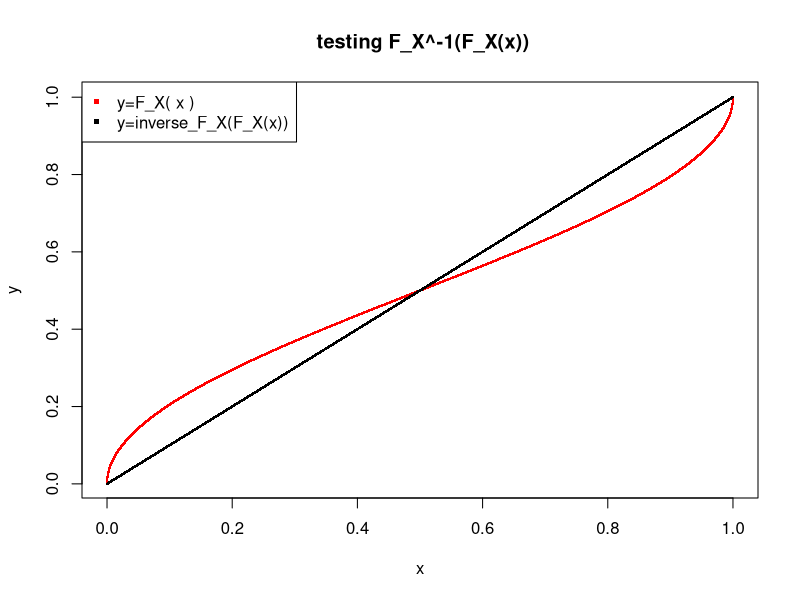
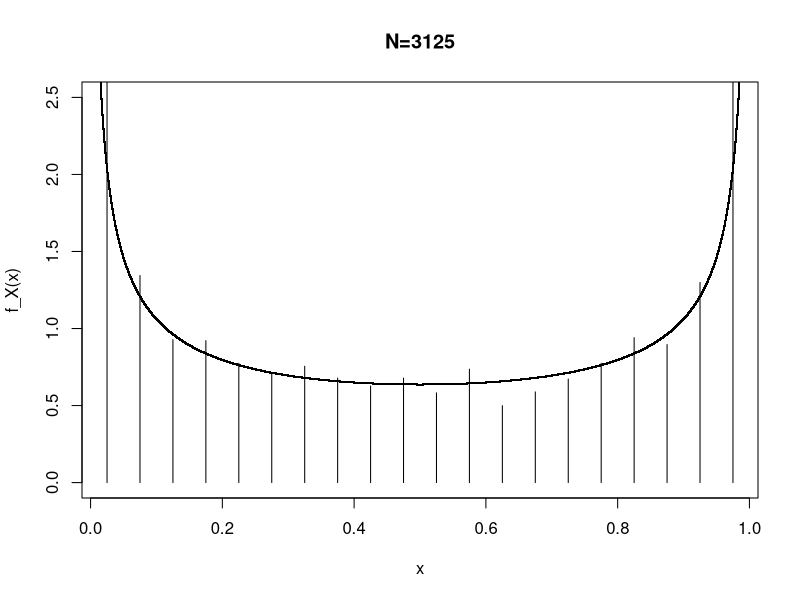
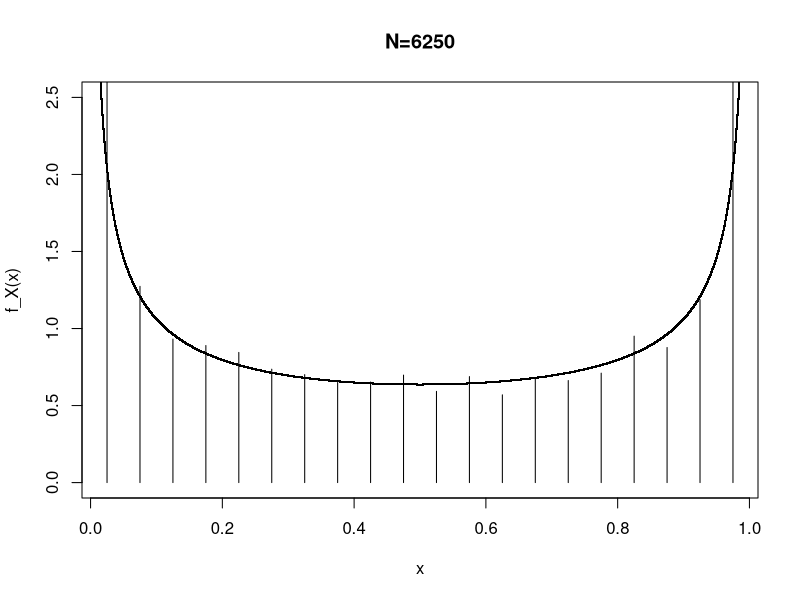
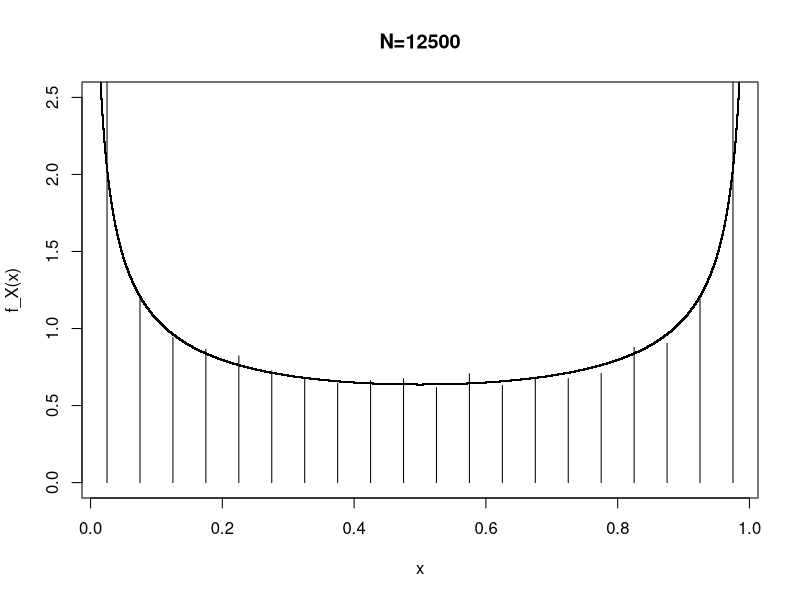
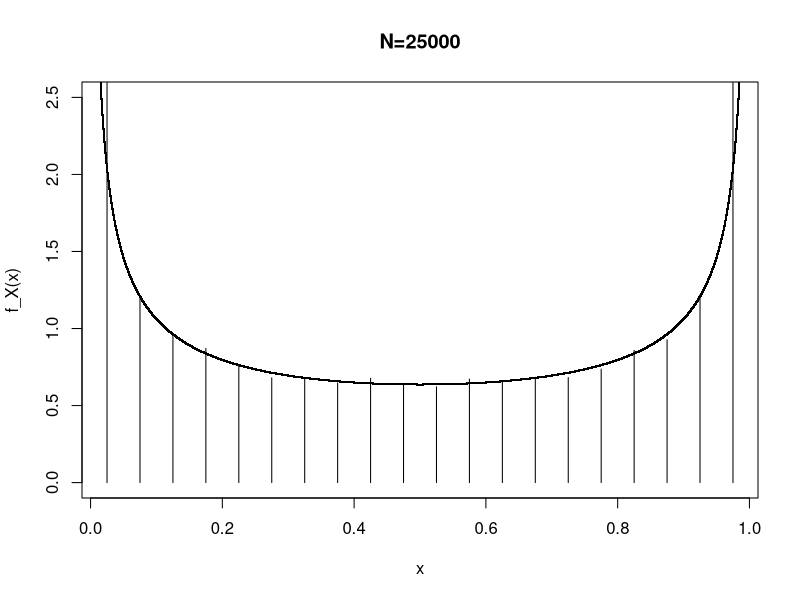
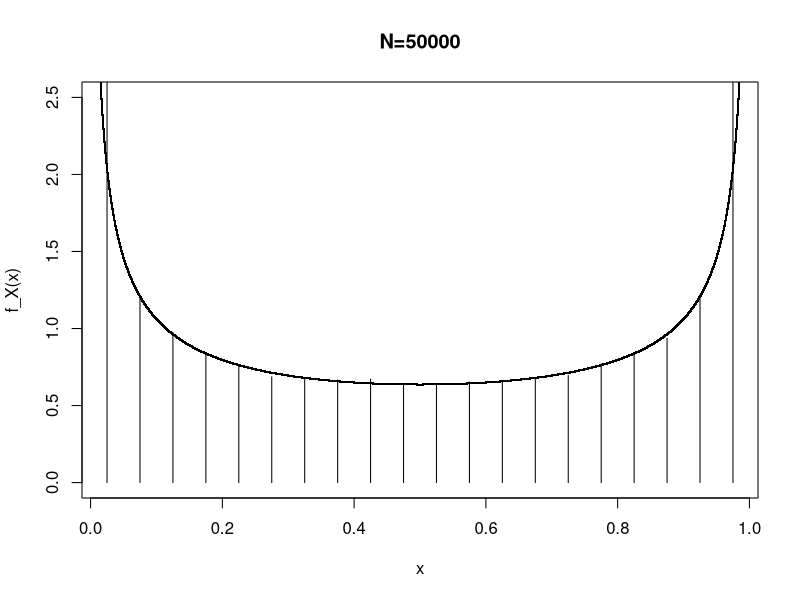

Recreate these plots in R, in order. (Note: this script raises an error after producing the figures.)
## ---- chunk 1
knitr::opts_chunk$set(echo = TRUE)
library("scatterplot3d") # load
## ---- chunk 2
f_X<-function(x){1/(pi*sqrt(x*(1-x)))
}

inverse_F_X<-function(y){
#inverse of (2/pi)*arcsin(sqrt(x))
sin((pi/2)*y)^2
}

F_X<-function(x){
(2/pi)*asin(sqrt(x))
}

N<-50000

x<-runif(N,0,1)

## ---- chunk 3
# t e s t  inverse
pdf( "task_inversefunction.pdf" ,   width =5 , height =5)
plot( x=x , y=F_X(x) ,
     main=" testing F_X^-1(F_X(x))" ,
     ylab= 'y' ,
     xlab= 'x' ,
     pch= '.' , cex =2 ,col="red" )
points( x=x , y=inverse_F_X(F_X( x ) ) , pch= '.' , cex =2)
legend( "topleft" , pch= '.' ,col=c( "red" , "black" ) ,
       legend=c( " y=F_X( x ) "," y=inverse_F_X(F_X(x))" ) ,
       pt.cex =5 , bty= ' n ' )

y<-inverse_F_X( x )
ytest<-f_X( x )
vNmax<-N/( 2 ^ rev( 0 : 4 ) )

for(Nmax in vNmax){
        h<-hist( y [ 0 : Nmax] ,   breaks=seq( 0 , 1 ,by= 0.05 ) ,plot=FALSE)
plot( x=h$mids ,   y=h$density, col="black", type= 'h',
     main=paste0( "N=" ,Nmax),
     ylab="f_X(x)",
     xlab="x",
     ylim=c( 0, 2.5 )
     )
points( x=x , y=ytest , pch= '.' , cex =2)
}
dev.off() 

## ---- chunk 4
a<-c(7^5, 19, 65539)
m<-c(2^31-1,6788793,2^31)
X<-1

for(i in 10000){
  X<-c(X, a*X[i] %% m)
  x_axis<-c(x_axis,X[i]/m)
  y_axis<-c(y_axis,X[i+1]/m)
  z_axis<-c(z_axis,X[i+2]/m)
}
iris<-data.frame(x_axis,y_axis,z_axis)
scatterplot3d(iris[,1:3],
              main="3D Scatter Plot",
              xlim = c(0,1))
